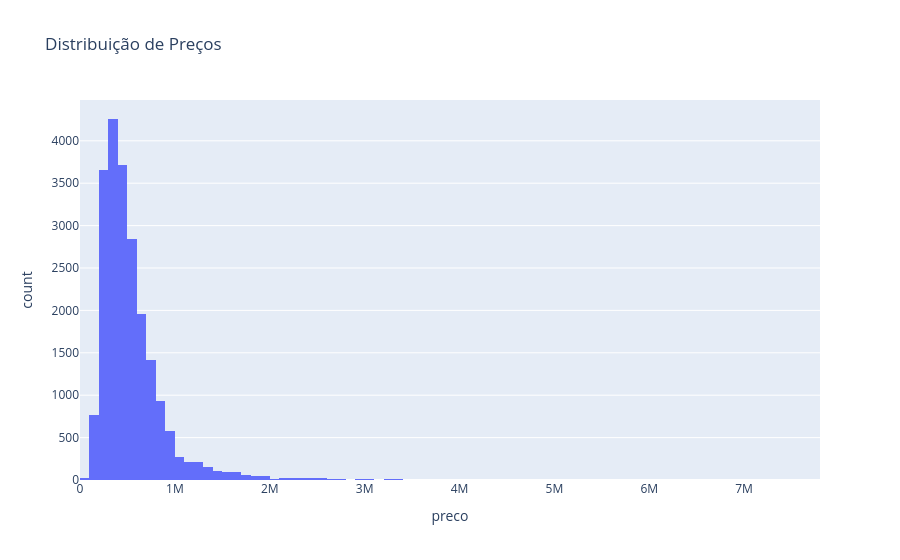

Source (notebook cell):
### Code cell
fig_hist = px.histogram(df_traduzido , x = 'preco' , nbins= 100 , title ='Distribuição de Preços')
fig_hist.show()

### Figure 1 — Plotly figure (JSON) as saved in the notebook; plotly's stock layout.template omitted (floating-point values rounded to 4 significant figures; data arrays with more than 128 entries replaced by an {"elided": "..."} marker saying what was removed)
{"data": [{"bingroup": "x", "hovertemplate": "preco=%{x}<br>count=%{y}<extra></extra>", "legendgroup": "", "marker": {"color": "#636efa", "pattern": {"shape": ""}}, "name": "", "nbinsx": 100, "orientation": "v", "showlegend": false, "type": "histogram", "x": {"elided": "21613 float values"}, "xaxis": "x", "yaxis": "y"}], "layout": {"barmode": "relative", "legend": {"tracegroupgap": 0}, "title": {"text": "Distribuição de Preços"}, "xaxis": {"anchor": "y", "domain": [0, 1], "title": {"text": "preco"}}, "yaxis": {"anchor": "x", "domain": [0, 1], "title": {"text": "count"}}}}
